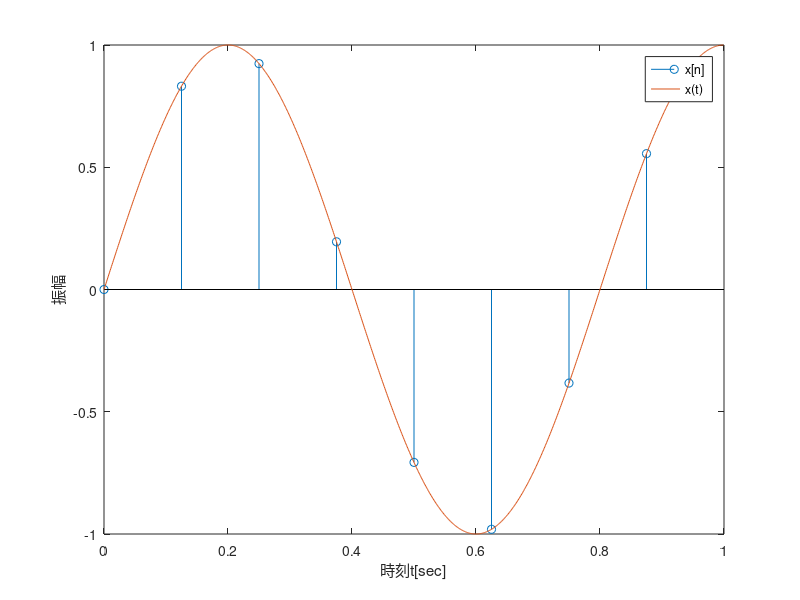
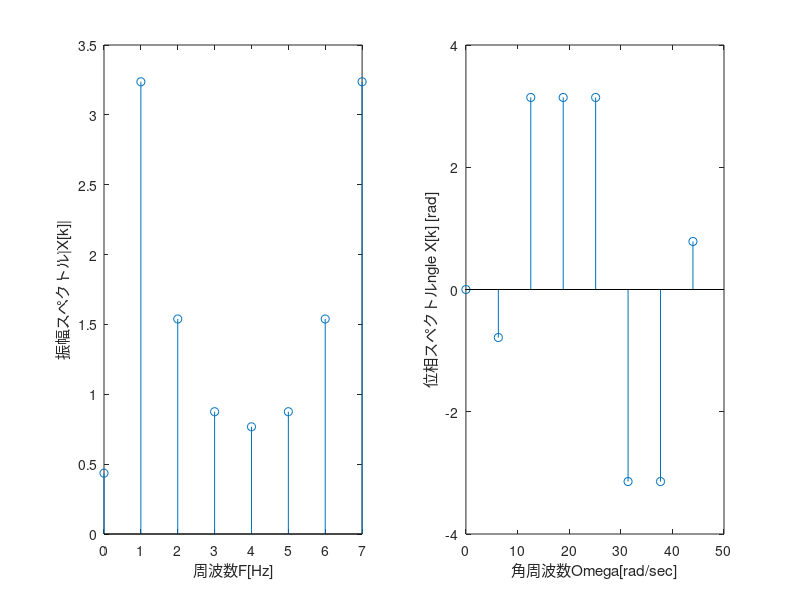

Write the MATLAB code that produced these figures, in order.
A=1;
theta=0;
D=0;
T0=0.8;
F0 = 1/ T0;
N = 8;
Ts = 1/N;
n = 0:N-1;

xn = A*sin(2*pi*F0*n*Ts+theta) + D;

figure(1);
stem(n* Ts,xn);
xlabel("時刻t[sec]");
ylabel("振幅");
%------------2-----------
hold on;
N=1000;
na = 0:N-1;
Tsa= 1/N;
xt = A*sin(2*pi*F0*na*Tsa+theta) + D;

plot(na*Tsa,xt);
legend("x[n]","x(t)");
hold off;
%----------4------------
N=8;
k=0:7;
omega = 2 * pi * k /N;
f = omega / 2/ pi;
Fs = 1/Ts;
Omega = omega * Fs;
F = Omega /2/pi;
%-----------3----------------
Xk = fft(xn,8);
amp = abs(Xk);
phase = angle(fix(Xk));
figure(2);
subplot(1,2,1);
stem(F, amp);
xlabel("周波数F[Hz]")
ylabel("振幅スペクトル|X[k]|")
subplot(1,2,2);
stem(Omega,phase);
xlabel("角周波数\Omega[rad/sec]")
ylabel("位相スペクトル\angle X[k] [rad]")
